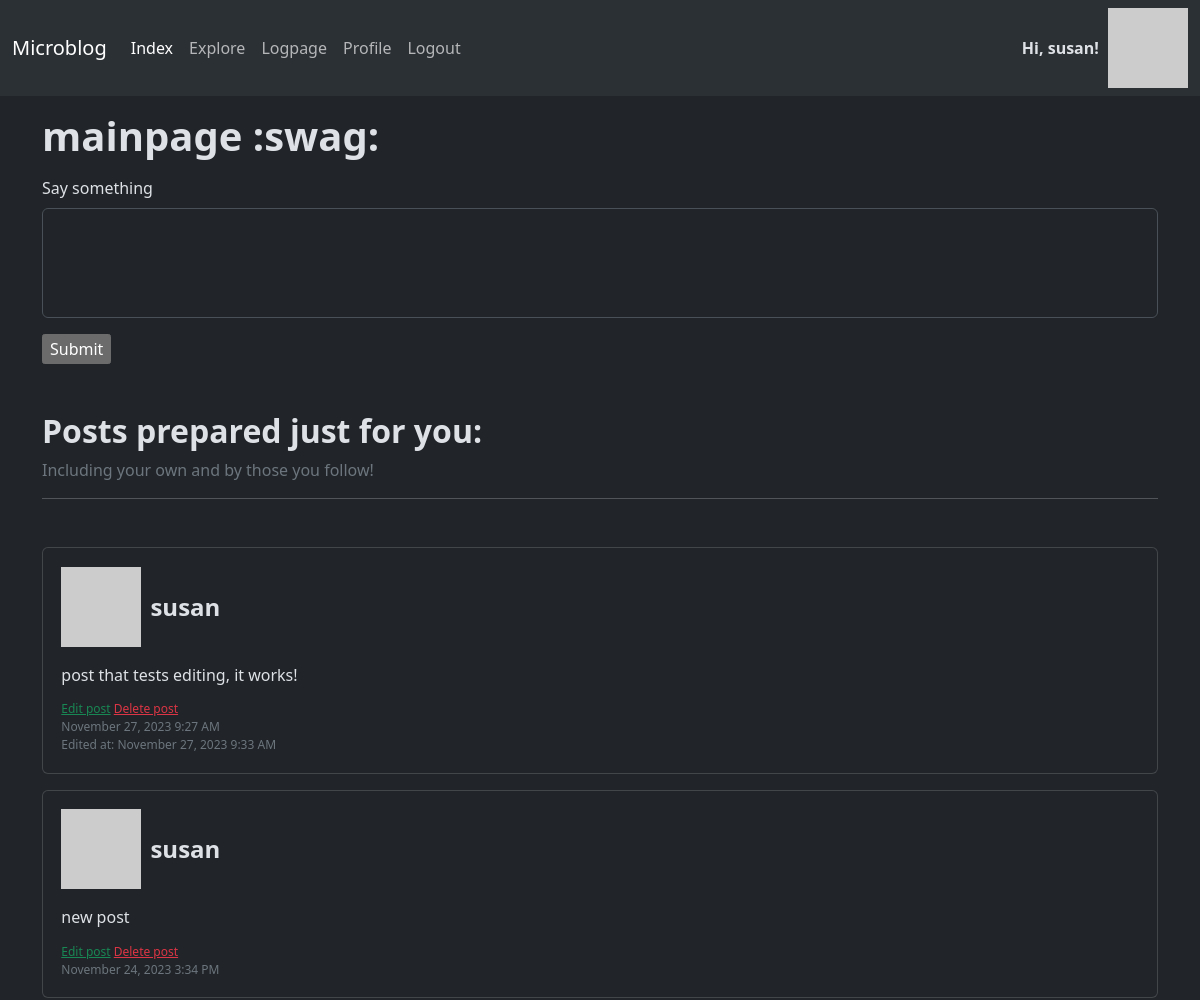
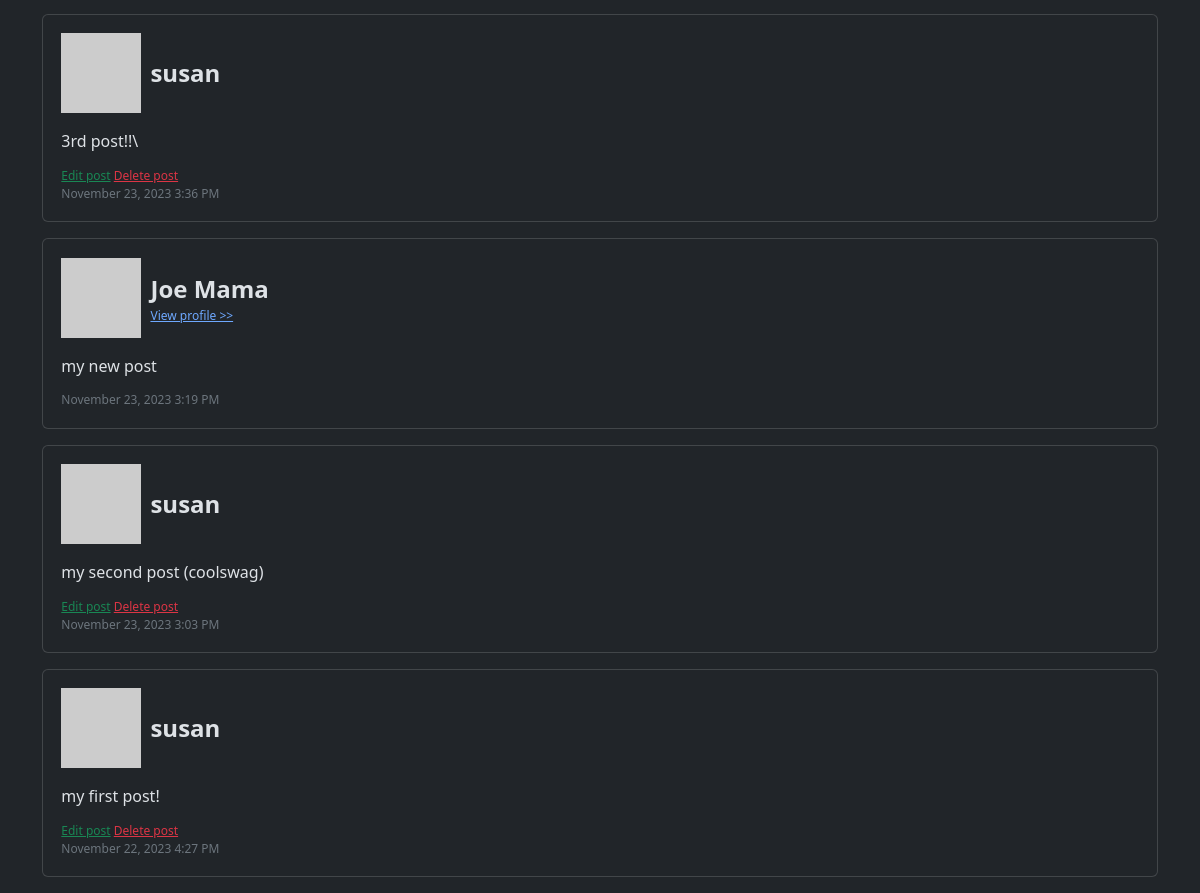
Screenshot of / (signed in) with the database file from the repository (2 pictures, top to bottom).
### app/models.py (models this page shows, shortened)
class User(UserMixin, db.Model):
    id = db.Column(db.Integer, primary_key=True)
    username = db.Column(db.String(64), index=True, unique=True)
    email = db.Column(db.String(120), index=True, unique=True)
    password_hash = db.Column(db.String(128))
    posts = db.relationship('Post', backref='author', lazy='dynamic')
    about_me = db.Column(db.String(140))
    last_seen = db.Column(db.DateTime, default=datetime.utcnow)
    followed = db.relationship(
        'User', secondary=followers,
        primaryjoin=(followers.c.follower_id == id),
        secondaryjoin=(followers.c.followed_id == id),
        backref=db.backref('followers', lazy='dynamic'), lazy='dynamic')
    def avatar(self, size):
        digest = md5(self.email.lower().encode('utf-8')).hexdigest()
        return 'https://www.gravatar.com/avatar/{}?d=identicon&s={}'.format(
            digest, size)
    def followed_posts(self):
        followed = Post.query.join(
            followers, (followers.c.followed_id == Post.user_id)).filter(
                followers.c.follower_id == self.id)
        own = Post.query.filter_by(user_id=self.id)
        return followed.union(own).order_by(Post.timestamp.desc())

class Post(db.Model):
    id = db.Column(db.Integer, primary_key=True)
    body = db.Column(db.String(140))
    timestamp = db.Column(db.DateTime, index=True, default=datetime.utcnow)
    user_id = db.Column(db.Integer, db.ForeignKey('user.id'))
    edit_timestamp = db.Column(db.DateTime, index=True)

### app/routes.py (the view)
@app.route('/', methods=["POST", "GET"])
def index():
    if current_user.is_authenticated:
        form = PostForm()
        if form.validate_on_submit():
            post = Post(body=form.post.data, author=current_user)
            db.session.add(post)
            db.session.commit()
            flash('Your post is now live!')
            return redirect(url_for('index'))
        page = request.args.get('page', 1, type=int)
        posts = current_user.followed_posts().paginate(page=page, per_page=app.config['POSTS_PER_PAGE'], error_out=False)
        next_url = url_for('index', page=posts.next_num) \
            if posts.has_next else None
        prev_url = url_for('index', page=posts.prev_num) \
            if posts.has_prev else None
        return render_template("index.html", loggedIn=current_user.is_authenticated, page="index", posts=posts.items, user=current_user, form=form, next_url=next_url, prev_url=prev_url)
    return render_template("index.html", loggedIn=current_user.is_authenticated, page="index", posts=[], user=current_user)

### app/forms.py
class PostForm(FlaskForm):
    post = TextAreaField('Say something', validators=[
        DataRequired(), Length(min=1, max=140)])
    submit = SubmitField('Submit')

### app/models.py (called while the page is built)
@login.user_loader
def load_user(id):
    return User.query.get(int(id))

### app/routes.py (called while the page is built)
@app.before_request
def before_request():
    if current_user.is_authenticated:
        current_user.last_seen = datetime.utcnow()
        db.session.commit()

### app/templates/index.html (shortened to what this page needs)
{% extends "base.html" %}
{% block body %}
    {% if loggedIn %}
        <h1 class="fw-bold mb-3">mainpage :swag:</h1>
        <form action="" method="post" class="mb-5">
            <p>
                {{ form.post.label(class_="form-label") }}
                {{ form.post(cols=32, rows=4, class_="form-control") }}
            </p>
            <p>{{ form.submit() }}</p>
        </form>
        {% if posts|length > 0 %}
            <div class="mb-5">
                <h2 class="fw-bold">Posts prepared just for you:</h2>
                <span class="text-secondary">Including your own and by those you follow!</span>
                <hr>
            </div>
        {% else %}
            <div class="mb-5">
                <span>Create a post or</span>
                <a href="{{ url_for('explore') }}">follow</a>
                <span>others to fill your mainpage!</span><hr>
            </div>
        {% endif %}
    {% endif %}
    <div class="mb-3">
        {% for post in posts %}
            {% include 'subtemplates/post.html' %}
        {% endfor %}
    </div>
{% endblock %}

### app/templates/base.html (shortened to what this page needs)
<!DOCTYPE html>
<html lang="en" data-bs-theme="dark">
<head>
    <link href="https://cdn.jsdelivr.net/npm/bootstrap@5.3.2/dist/css/bootstrap.min.css" rel="stylesheet">
    <link rel="stylesheet" href="{{ url_for('static',filename='styles/global.css') }}">
</head>
<body>
    <nav class="navbar navbar-expand-lg bg-body-tertiary sticky-top">
        <div class="container-fluid">
        <a class="navbar-brand" href="#">Microblog</a>
        <div class="collapse navbar-collapse" id="navbarSupportedContent">
            <ul class="navbar-nav me-auto mb-2 mb-lg-0">
                <li class="nav-item">
                    <a class="nav-link{% if page == 'index' %} active{% endif %}" aria-current="page" href="{{ url_for('index') }}">Index</a>
                </li>
                <li class="nav-item">
                    <a class="nav-link{% if page == 'explore' %} active{% endif %}"href="{{ url_for('explore') }}">Explore</a>
                </li>
                <li class="nav-item">
                    <a class="nav-link{% if page == 'logpage' %} active{% endif %}" href="{{ url_for('logpage') }}">Logpage</a>
                </li>
                {% if loggedIn %}
                    <li class="nav-item">
                        <a class="nav-link{% if page == 'user' %} active{% endif %}"href="{{ url_for('user', id=current_user.id) }}">Profile</a>
                    </li>
                    <li class="nav-item">
                        <a class="nav-link{% if page == 'logout' %} active{% endif %}" href="{{ url_for('logout') }}">Logout</a>
                    </li>
                {% endif %}
            </ul>
            {% if loggedIn %}
                <span class="fw-bold right-spacing">Hi, {{ current_user.username }}!</span>
                <img src="{{ current_user.avatar(24) }}">
            {% endif %}
        </div>
        </div>
    </nav>
    <div class="container mt-3">
        {% block body %}{% endblock %}
    </div>
</body>
</html>

### app/templates/subtemplates/post.html
<div class="mb-3 card post-card">
    <div class="card-title mb-3">
        <span><img src="{{ post.author.avatar(48) }}"></span>
        <span class="card-named-title">
            <span class="fw-bold card-author">{{ post.author.username }}</span>
            {% if current_user.id != post.author.id %}
                <span class="card-tiny-text">
                    <a href="{{ url_for('user', id=post.author.id) }}">View profile &gt;&gt;</a>
                </span>
            {% endif %}
        </span>
    </div>
    <div class="card-description">
        {{ post.body }}
    </div>
    <div class="card-post-details">
        {% if current_user.id == post.author.id %}
            <a class="text-success" href="{{ url_for('edit_post', id=post.id) }}">Edit post</a>
            <a class="text-danger" href="{{ url_for('delete_post', id=post.id) }}">Delete post</a><br>
        {% endif %}
        <span class="text-secondary">
            <span>{{ moment(post.timestamp).format('LLL') }}</span>
            {% if post.edit_timestamp %}
                <div>Edited at: {{ moment(post.edit_timestamp).format('LLL') }}</div>
            {% endif %}
        </span>
    </div>
</div>

### app/static/styles/global.css (style rules this page uses)
.post-card { padding: 2ch; }
.post-card .card-named-title { margin-left: 1ch; display: flex; flex-direction: column; align-items: flex-start; justify-content: flex-start; }
.post-card .card-named-title .card-author { font-size: 150%; }
.post-card .card-named-title .card-tiny-text { font-size: 75%; }
.post-card .card-title { display: flex; align-items: center; }
.right-spacing { margin-right: 1ch; }
.post-card .card-post-details { margin-top: 2ch; font-size: 75%; }
textarea { resize: none; }

### rows the page displays
User: username "susan"
Post: author.username "susan", body "post that tests editing, it works!", timestamp "November 27, 2023 9:27 AM", edit_timestamp "November 27, 2023 9:33 AM"
Post: author.username "susan", body "new post", timestamp "November 24, 2023 3:34 PM"
Post: author.username "susan", body "3rd post!!\\", timestamp "November 23, 2023 3:36 PM"
Post: author.username "Joe Mama", body "my new post", timestamp "November 23, 2023 3:19 PM"
Post: author.username "susan", body "my second post (coolswag)", timestamp "November 23, 2023 3:03 PM"
Post: author.username "susan", body "my first post!", timestamp "November 22, 2023 4:27 PM"
